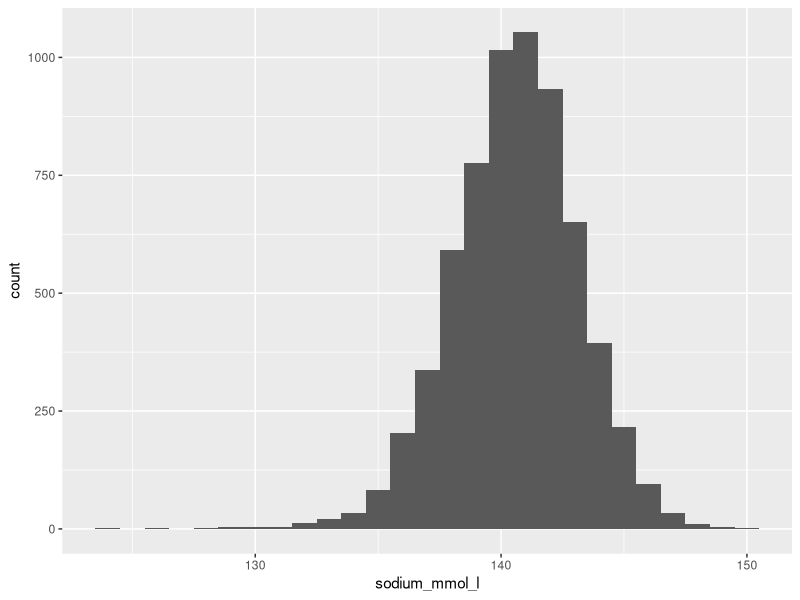

Recreate this plot in R. (Note: this script raises an error after producing the figure.)
## ---- chunk 1
## remove all user defined objects in your workspace
rm(list=ls())

library(tidyverse)  # Provides functions used throughout this session

biochem <- read_csv("biochem_wide.csv")
## ---- chunk 2
ggplot(data = biochem) +
  geom_histogram(aes(x = sodium_mmol_l), binwidth = 1)
## ---- chunk 3
biochem %>%
  select(mrn, sodium_mmol_l) %>%
	summarize(order_count = n(),
	          day_count  = n_distinct(sodium_mmol_l)) 
## ---- chunk 4
covid_testing %>% 
  group_by(pan_day)
## ---- chunk 5
covid_testing %>%
	group_by(pan_day) %>%
	summarize(order_count = n())
## ---- chunk 6
covid_testing_2 <- covid_testing %>%
  mutate(payor_group_fac = case_when(
				is.na(payor_group) 			     ~ "unassigned",
				payor_group %in% c("charity care", 
						    "medical assistance", 
						    "self pay", 
					            "other") 		     ~ "other",
									TRUE ~ payor_group)
  ) %>%
  filter(result %in% c("positive", "negative"))
## ---- chunk 7
# Generate counts
tmp_table_tall <- covid_testing_2 %>% 
  group_by(payor_group_fac, result) %>%
  summarize(n = n()) %>%
  ungroup()
tmp_table_tall

# Pivot from tall to wide table
tmp_table_wide <- tmp_table_tall %>%
  spread(key = "result", value = "n")
tmp_table_wide
## ---- chunk 8
# Hypergeometric test for association
tmp_table_wide %>%
  select(-payor_group_fac) %>%
  fisher.test(simulate.p.value = T)
## ---- chunk 9
tmp <- covid_testing_2 %>%
  filter(payor_group_fac %in% c("commercial", "government")) %>%
  mutate(result_fac = factor(result, 
                             levels=c("negative", "positive"), 
                             ordered=T),
         payor_group_fac = (payor_group == "government"))
tmp_fit <- glm(result_fac ~ payor_group_fac + age,  	# model formula
               data = tmp,                           	# dataset
               family = "binomial"                    # type of model
  )
summary(tmp_fit)
exp(coefficients(tmp_fit))  					                # odds
